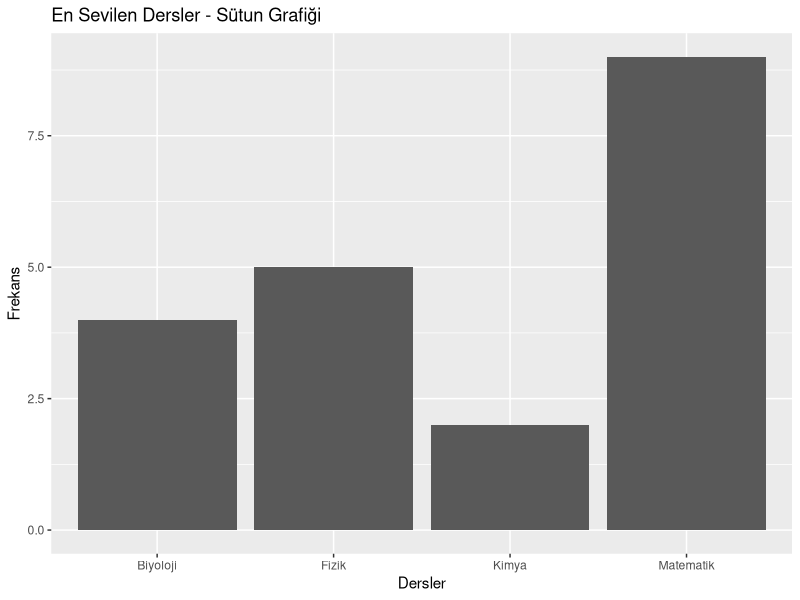
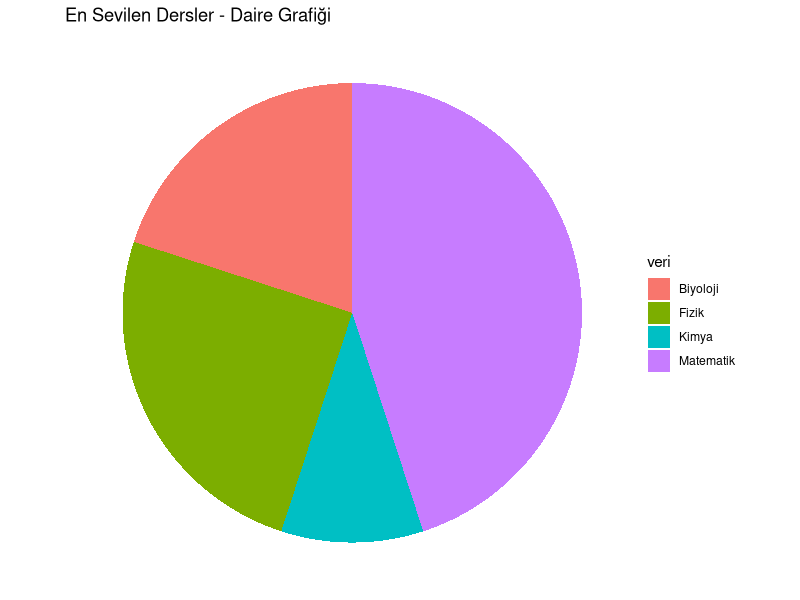
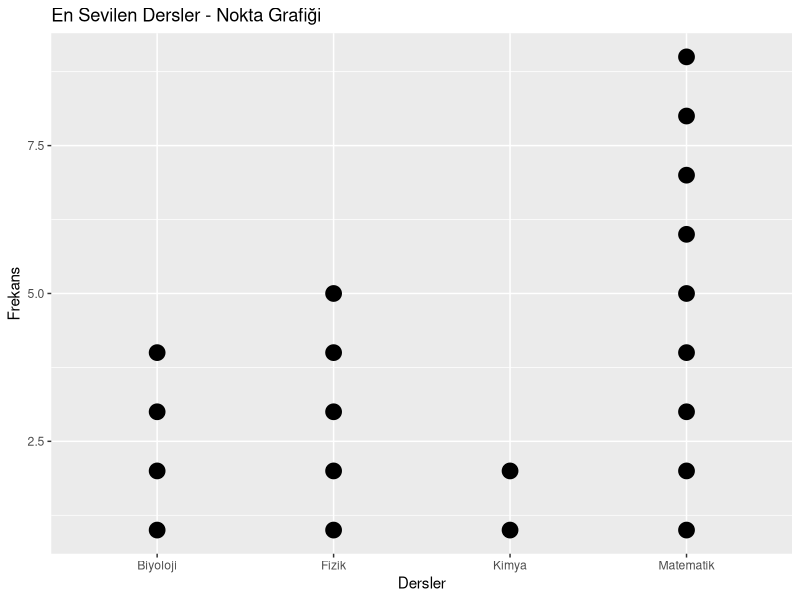

Here is the R script that generated these plots, in order:
# Sütun Grafiği, Daire Grafiği ve Nokta Grafiği

# Öğrencilerin en sevdiği dersler isimli bir veri seti oluşturalım.
veri <- c(
  "Matematik", "Matematik", "Fizik", "Kimya",
  "Matematik", "Biyoloji", "Fizik", "Matematik",
  "Kimya", "Biyoloji", "Matematik", "Fizik",
  "Matematik", "Fizik", "Matematik", "Fizik",
  "Matematik", "Matematik", "Biyoloji", "Biyoloji"
)

library(ggplot2)

## Sütun Grafiği
ggplot(data = data.frame(veri), aes(x = veri)) +
  geom_bar() +
  labs(
    title = "En Sevilen Dersler - Sütun Grafiği",
    x = "Dersler",
    y = "Frekans"
  )

## Daire Grafiği
ggplot(data = data.frame(veri), aes(x = "", fill = veri)) +
  geom_bar(width = 1) +
  coord_polar(theta = "y") +
  labs(title = "En Sevilen Dersler - Daire Grafiği") +
  theme_void()

## Nokta Grafiği
library(dplyr)

df <- data.frame(veri)

df <- df %>%
  group_by(veri) %>%
  mutate(sira = row_number())

ggplot(df, aes(x = veri, y = sira)) +
  geom_point(size = 5) +
  labs(
    title = "En Sevilen Dersler - Nokta Grafiği",
    x = "Dersler",
    y = "Frekans"
  )
